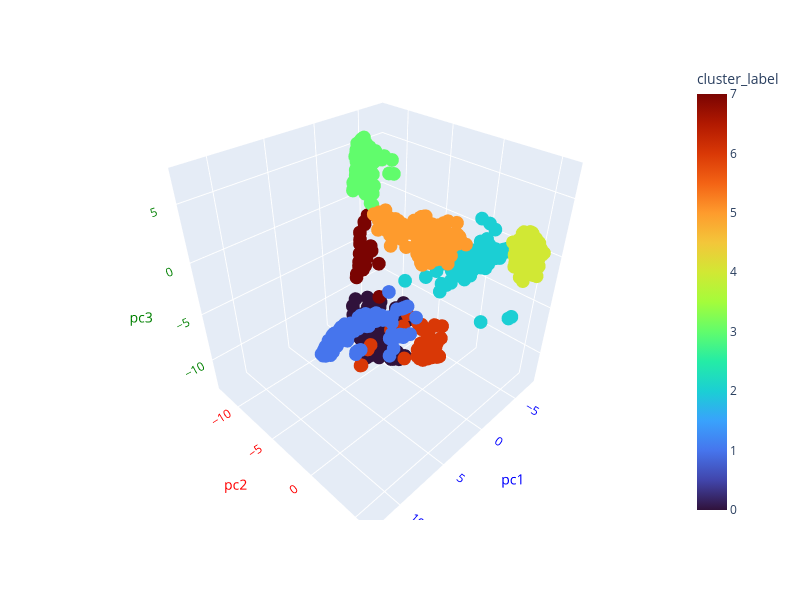

Source (notebook cell):
### Code cell
import plotly.express as px
fig = px.scatter_3d(pca_pd, x='pc1', y='pc2', z='pc3', color='cluster_label', height = 600, width = 800, color_continuous_scale=px.colors.sequential.Turbo)

fig.update_scenes(xaxis_title_font_color="blue",
                  xaxis_tickfont_color="blue",
                  yaxis_title_font_color="red",
                  yaxis_tickfont_color="red",  
                  zaxis_title_font_color="green",
                  zaxis_tickfont_color="green",)
fig.show()

### Figure 1 — Plotly figure (JSON) as saved in the notebook; plotly's stock layout.template omitted (floating-point values rounded to 4 significant figures; data arrays with more than 128 entries replaced by an {"elided": "..."} marker saying what was removed)
{"data": [{"hovertemplate": "pc1=%{x}<br>pc2=%{y}<br>pc3=%{z}<br>cluster_label=%{marker.color}<extra></extra>", "legendgroup": "", "marker": {"color": {"elided": "4953 int values"}, "coloraxis": "coloraxis", "symbol": "circle"}, "mode": "markers", "name": "", "scene": "scene", "showlegend": false, "type": "scatter3d", "x": {"elided": "4953 float values"}, "y": {"elided": "4953 float values"}, "z": {"elided": "4953 float values"}}], "layout": {"coloraxis": {"colorbar": {"title": {"text": "cluster_label"}}, "colorscale": [[0, "#30123b"], [0.07143, "#4145ab"], [0.1429, "#4675ed"], [0.2143, "#39a2fc"], [0.2857, "#1bcfd4"], [0.3571, "#24eca6"], [0.4286, "#61fc6c"], [0.5, "#a4fc3b"], [0.5714, "#d1e834"], [0.6429, "#f3c63a"], [0.7143, "#fe9b2d"], [0.7857, "#f36315"], [0.8571, "#d93806"], [0.9286, "#b11901"], [1, "#7a0402"]]}, "height": 600, "legend": {"tracegroupgap": 0}, "margin": {"t": 60}, "scene": {"domain": {"x": [0, 1], "y": [0, 1]}, "xaxis": {"tickfont": {"color": "blue"}, "title": {"font": {"color": "blue"}, "text": "pc1"}}, "yaxis": {"tickfont": {"color": "red"}, "title": {"font": {"color": "red"}, "text": "pc2"}}, "zaxis": {"tickfont": {"color": "green"}, "title": {"font": {"color": "green"}, "text": "pc3"}}}, "width": 800}}
